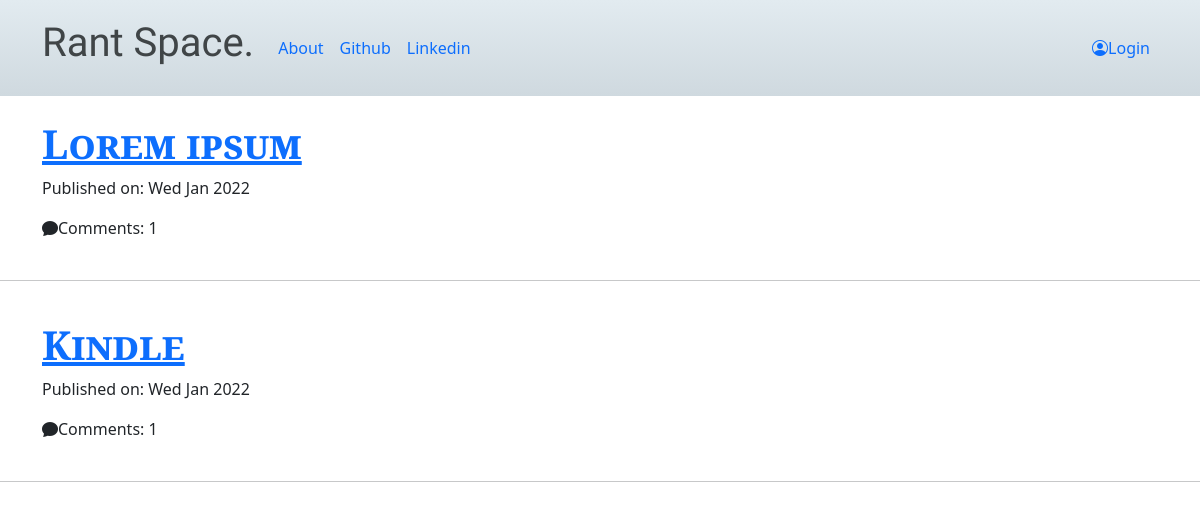
The page / on the database its author committed.
### blog/models.py (models this page shows, shortened)
class Post(models.Model):
    author = models.ForeignKey('auth.User',on_delete=models.CASCADE)
    title = models.CharField(max_length=264)
    text = models.TextField()
    created_date = models.DateTimeField(default=timezone.now)
    published_date = models.DateTimeField(blank=True,null=True)
    def approve_comment(self):
        return self.comments.filter(approved_comment=True)

### blog/views.py (the view)
# urls.py: path('',views.PostListView.as_view(),name='post_list'),
class PostListView(ListView):
    model = Post
    def get_queryset(self):
        return Post.objects.filter(published_date__lte=timezone.now()).order_by('-published_date')

### blog/templates/blog/post_list.html
{% extends "blog/base.html" %}
{% block content %}
<div class="centerstage">
  {% for post in post_list %}
  <div class="post">
    <div class="container">
<br>
    <h1 class="postlisttitle"><a href="{% url 'post_detail' pk=post.pk %}">{{post.title}}</a></h1>
    <div class="date">
      <p>Published on: {{post.published_date|date:"D M Y"}}</p>
    </div>
    <i class="bi bi-chat-fill"></i>Comments: {{post.approve_comment.count}}
    </div>
  </div>
  <br>
  <hr>
  {% endfor %}
</div>
{% endblock %}

### blog/templates/blog/base.html (shortened to what this page needs)
<!DOCTYPE html>
{% load static %}
<html lang="en" dir="ltr">
  <head>
    <link href="https://cdn.jsdelivr.net/npm/bootstrap@5.1.3/dist/css/bootstrap.min.css"
    rel="stylesheet"
>
    <link rel="stylesheet" href="https://cdn.jsdelivr.net/npm/bootstrap-icons@1.7.2/font/bootstrap-icons.css">
    <link rel="stylesheet" href="//cdn.jsdelivr.net/npm/medium-editor@latest/dist/css/medium-editor.min.css" type="text/css" media="screen" charset="utf-8">
    <link rel="stylesheet" href="{% static 'css/blog.css'%}">
  </head>
  <body>
   <nav class="navbar navbar-expand-lg bg-custom-2 custom-navbar">
     <div class="container">
       <a class="navbar-brand bigbrand techfont" href="{% url 'post_list' %}">Rant Space.</a>
  <div class="collapse navbar-collapse" id="navbarNavDropdown">
    <ul class="navbar-nav">
      <li class="nav-item active">
        <a class="nav-link otherlink" href="{% url 'about'%}">About</a>
      </li>
      <li class="nav-item">
        <a class="nav-link otherlink" href="https://github.com/Raghulraviaws">Github</a>
      </li>
      <li class="nav-item">
        <a class="nav-link otherlink" href="https://linkedin.com/in/raviraghul3016">Linkedin</a>
      </li>
    </ul>
        <ul class="nav navbar-nav navbar-right ms-auto mb-2 mb-lg-0">
          {% if user.is_authenticated %}
            <li class="nav-item active">
                <a class="nav-link otherlink" href="{%url 'post_new'%}">Add New</a>
            </li>
            <li class="nav-item active ">
                <a class="nav-link otherlink" href="{% url 'post_draft_list' %}">Drafts</a>
            </li>
            <li class="nav-item active">
                <a class="nav-link otherlink" href="{% url 'logout' %}"><i class="bi bi-toggle2-off"></i>Logout</a>
            </li>
            <div class="username">
            <li class="nav-item active">
              <p class="username">Welcome {{user.username}}</p>
            </li>
          </div>
            {% else %}
            <li class="nav-item active">
                <a class="nav-link otherlink" href="{% url 'login' %}"><i class="bi bi-person-circle"></i>Login</a>
            </li>
        </ul>
    </div>
    {% endif %}
  </div>
</nav>
{% block content%}
{% endblock %}
  </body>
</html>

### blog/static/css/blog.css (style rules this page uses)
.techfont { font-family: 'Montserrat Subrayada', sans-serif; font-size: 2em; margin-bottom: 10px; color: #db784b; }
.nav-item { color: black; }
.bigbrand { font-size: 2.5em; color: #404547; }
.bg-custom-2 { background-image: linear-gradient(to top, #cfd9df 0%, #e2ebf0 100%); }
.centerstage { margin-left: auto; margin-right: auto; }
.postlisttitle { font-family: 'Cormorant Garamond', serif; font-variant: small-caps; font-weight:bolder; }

### rows shown on the page
Post: title "Lorem ipsum", published_date "Wed Jan 2022", approve_comment.count "1"
Post: title "Kindle", published_date "Wed Jan 2022", approve_comment.count "1"
